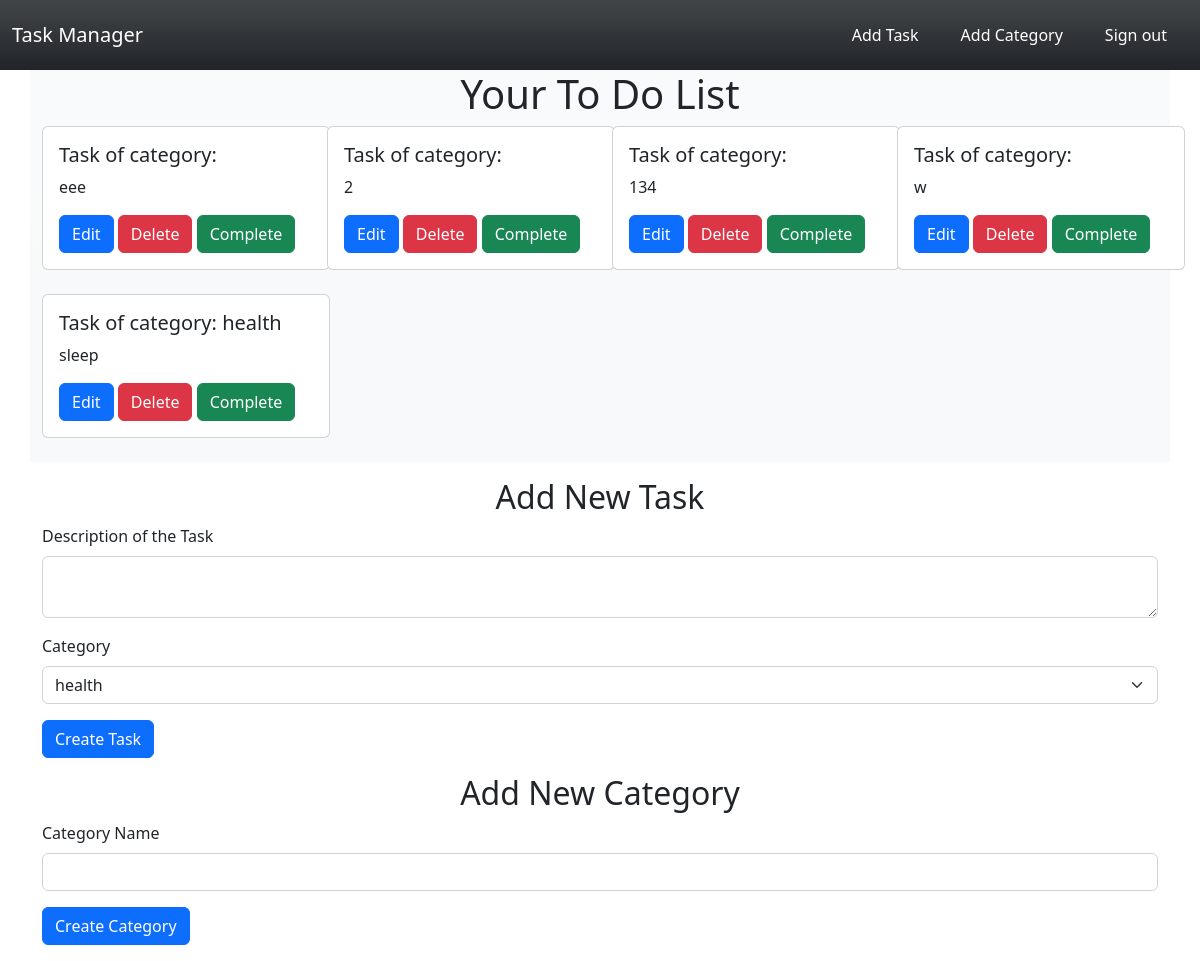
Screenshot of / (signed in) with the database file from the repository.
### todo/models.py (models this page shows)
class ToDo(db.Model):
    id = db.Column(db.Integer, primary_key=True)
    description = db.Column(db.String(500))
    category_id = db.Column(db.Integer, db.ForeignKey("category.id"))
    user_id = db.Column(db.Integer, db.ForeignKey("user.id"))

class Category(db.Model):
    id = db.Column(db.Integer, primary_key=True)
    name = db.Column(db.String(250), unique=True, nullable=False)
    todos = db.relationship("ToDo", backref="category", lazy="joined")

### todo/routes.py (the view)
@app.route("/")
def home():
    tasks = db.session.query(ToDo).filter_by(user_id=current_user.get_id())
    task_form = CreateTaskForm()
    task_form.category.choices = get_categories()
    category_form = CreateCategoryForm()
    return render_template("home.html", tasks=tasks,
                           task_form=task_form, category_form=category_form)

### todo/forms.py
class CreateTaskForm(FlaskForm):
    description = TextAreaField("Description of the Task", validators=[DataRequired()])
    category = SelectField("Category", choices=get_categories(),
                           coerce=int)
    submit = SubmitField("Create Task")

class CreateCategoryForm(FlaskForm):
    name = StringField("Category Name", validators=[DataRequired()])
    submit = SubmitField("Create Category")

### todo/forms.py (called while the page is built)
def get_categories():
    try:
        choices = [(category.id, category.name)
                   for category in current_user.categories]
        choices.append((0, ""))
        return choices
    except AttributeError:
        return 0, ""

### todo/routes.py (called while the page is built)
@login_manager.user_loader
def load_user(user_id):
    user = User.query.get(user_id)
    return user

### todo/templates/home.html (shortened to what this page needs)
{% extends "index.html" %}
{% block content %}
{% if current_user.is_authenticated %}
<div class="container justify-content-center bg-light bg-gradient">
    <div class="row">
        <div class="text-center">
            <h1>Your To Do List</h1>
        </div>
        {% for task in tasks %}
        <div class="col-lg-3 col-md-6 mb-4">
            <div class="card" style="width: 18rem;">
              <div class="card-body">
                <h5 class="card-title">Task of category: {{ task.category.name }}</h5>
                <p class="card-text">{{ task.description }}</p>
                <a href="#" class="btn btn-primary">Edit</a> <a href="#" class="btn btn-danger">Delete</a>
                  <a href="#" class="btn btn-success">Complete</a>
              </div>
            </div>
        </div>
    {% endfor %}
    </div>
</div>
<div class="container mt-3">
    <div class="container text-center">
        <h2>Add New Task</h2>
    </div>
    <form method="POST" action="{{ url_for('add_task') }}">
        <div class="mb-3">
            {{ task_form.description.label(class="form-label") }}
            {{ task_form.description(size=20, class="form-control") }}
        </div>
        <div class="mb-3">
            {{ task_form.category.label(class="form-label") }}
            {{ task_form.category(class="form-select") }}
        </div>
        <div class="mb-3">
            {{ task_form.submit(class="btn btn-primary") }}
        </div>
    </form>
</div>
<div class="container mt-3">
    <div class="container text-center">
        <h2>Add New Category</h2>
    </div>
    <form method="POST" action="{{ url_for('add_category') }}">
        <div class="mb-3">
            {{ category_form.name.label(class="form-label") }}
            {{ category_form.name(size=20, class="form-control") }}
        </div>
        <div class="mb-3">
            {{ category_form.submit(class="btn btn-primary") }}
        </div>
    </form>
</div>
{% else %}
<div class="container text-center">
    <p>Please log in to use the app.</p>
</div>
{% endif %}
{% endblock %}

### todo/templates/index.html (shortened to what this page needs)
<!doctype html>
<html lang="en">
  <head>
    <link href="https://cdn.jsdelivr.net/npm/bootstrap@5.2.2/dist/css/bootstrap.min.css" rel="stylesheet">
  </head>
  <body>
    <nav class="navbar navbar-expand-lg navbar-light bg-dark bg-gradient">
      <div class="container-fluid">
        <a class="navbar-brand text-white" href="{{ url_for('home') }}">Task Manager</a>
        <div class="collapse navbar-collapse justify-content-end" id="navbarSupportedContent">
          <ul class="navbar-nav">
            {% if current_user.is_authenticated %}
            <li class="nav-item">
              <button type="button" class="btn">
                <a class="nav-link text-white " aria-current="page" href="{{ url_for('add_task') }}">Add Task</a>
              </button>
            </li>
           <li class="nav-item">
              <button type="button" class="btn">
                <a class="nav-link text-white" aria-current="page" href="{{ url_for('add_category') }}">Add Category</a>
              </button>
            </li>
            <li class="nav-item">
              <button type="button" class="btn">
                <a class="nav-link text-white" aria-current="page" href="{{ url_for('logout') }}">Sign out</a>
              </button>
            </li>
            {% endif %}
          </ul>
        </div>
      </div>
    </nav>
    {% block content %}
    {% endblock %}
  </body>
</html>

### rows the page displays
ToDo: description "eee"
ToDo: description "2"
ToDo: description "134"
ToDo: description "w"
ToDo: category.name "health", description "sleep"

### other values shown
{{ task_form.description.label(class="form-label") }} "Description of the Task"
{{ task_form.category.label(class="form-label") }} "Category"
{{ category_form.name.label(class="form-label") }} "Category Name"
